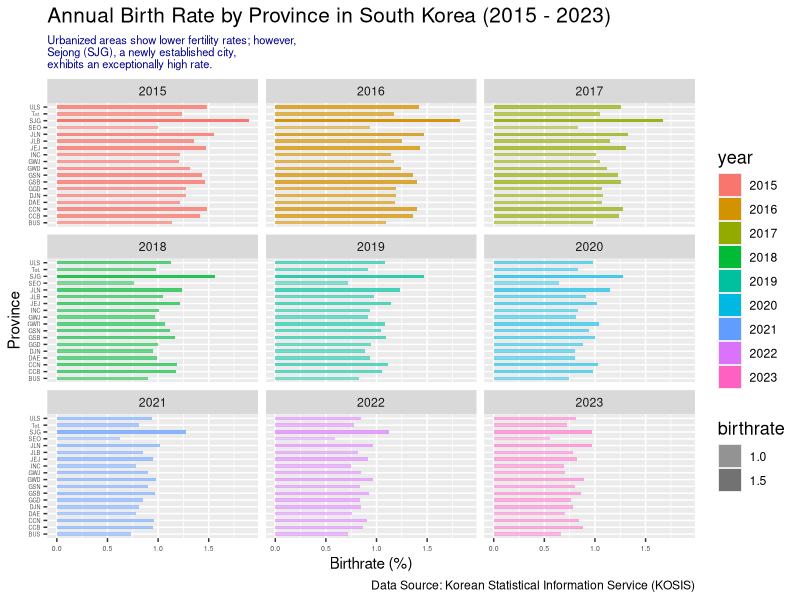
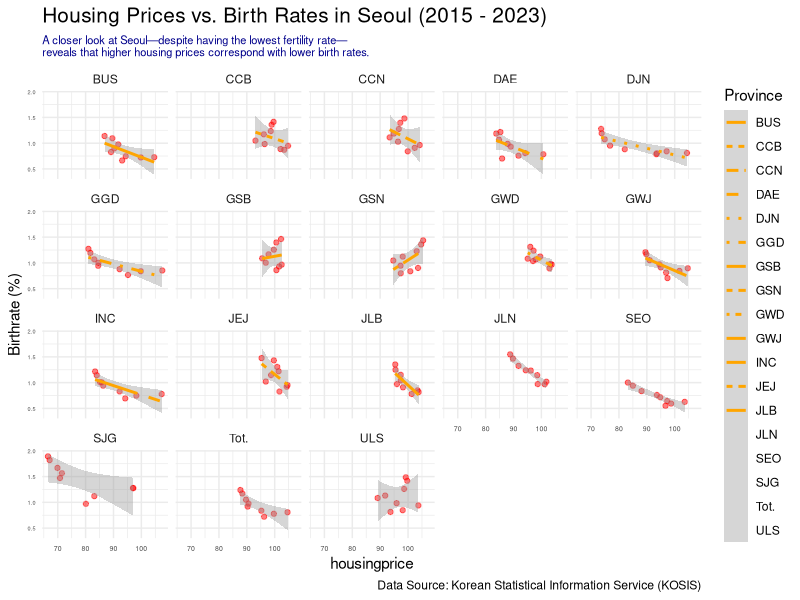
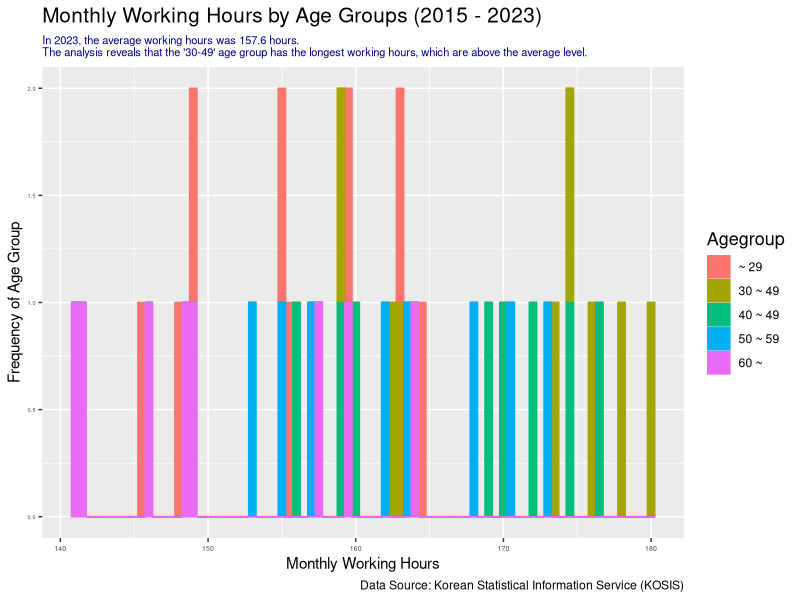
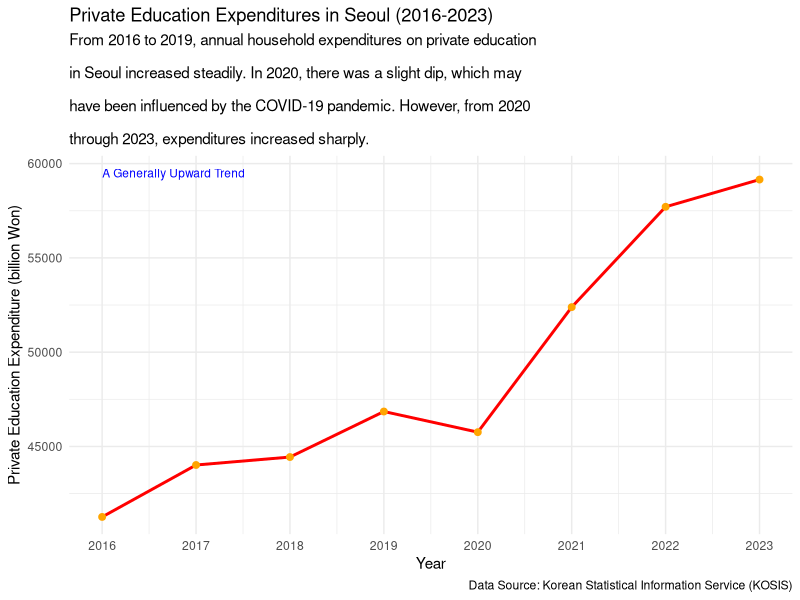

Write R code to recreate these figures, in order.
## ---- chunk 1
# install readxl package to read excel file, if needed
# install.packages("readxl")

library(readxl)

library(tidyverse)

library(ggplot2)

## ---- chunk 2
# First ggplot2 Graph (Bar Chart)

# We used abbreviation of provinces' names, instead of full name. The reason is 
#that the province's names are long.(We added the abbreviation list below the 
#1st Graph output)

# Importing Korean Birth Rate (By Province) Dataset

birthrate <-
  read_xlsx("data/birthrate.xlsx") 

birthrate <- birthrate |>
  pivot_longer(
    cols = starts_with("20"),
    names_to = "year",
    values_to = "birthrate"
  )

# Making a Bar Chart

ggplot(
  birthrate, 
  mapping = aes(x = Province, y = birthrate, fill = year, alpha = birthrate)) +
  facet_wrap(~ year) +
  coord_flip() + 
  geom_col(width = 0.5) +
  scale_alpha_continuous(range = c(0.4, 1)) +  
  labs(title = "Annual Birth Rate by Province in South Korea (2015 - 2023)",
       subtitle = "Urbanized areas show lower fertility rates; however,\nSejong (SJG), a newly established city,\nexhibits an exceptionally high rate.", 
       x = "Province",
       y = "Birthrate (%)",
       caption = 
         "Data Source: Korean Statistical Information Service (KOSIS)") +
  theme(
    plot.title = element_text(size = 15),
    plot.subtitle = element_text(size = 8, color = "Dark Blue"),
    legend.title = element_text(size = 13),
    axis.text.x = element_text(size = 5),
    axis.text.y = element_text(size = 4))
## ---- chunk 3
# Second ggplot2 Graph (Scatterplot)

# Importing Korean Housing Price (By Province) Dataset

housingprice <-
  read_xlsx("data/housingprice.xlsx") 

housingprice <- housingprice |>
  pivot_longer(
    cols = starts_with("20"),
    names_to = "year",
    values_to = "housingprice"
  )

housingprice <- housingprice |>
  mutate(housingprice = as.numeric(housingprice))

# We merged two different datasets into one dataset

scatterplotdata <- full_join(birthrate, housingprice)

# Making a Scatterplot

ggplot(scatterplotdata, aes(x = housingprice, y = birthrate, linetype = Province)) +
  geom_point(alpha = 0.5, color = "red") +
  geom_smooth(method = "lm", color = "orange") +
 facet_wrap(~Province)+ 
  labs(
    title = "Housing Prices vs. Birth Rates in Seoul (2015 - 2023)",
    subtitle = "A closer look at Seoul—despite having the lowest fertility rate—\nreveals that higher housing prices correspond with lower birth rates.", 
    y = "Birthrate (%)", 
    caption = "Data Source: Korean Statistical Information Service (KOSIS)") + 
  theme_minimal() +
  theme(
    plot.title = element_text(size = 15),
    plot.subtitle = element_text(size = 8, color = "Dark Blue"),
    axis.text.x = element_text(size = 5),
    axis.text.y = element_text(size = 4))

## ---- chunk 4
# Third ggplot2 Graph (Histogram)

# Importing Korean Working Hours Dataset (By Age Group)

workhour <- read_xlsx("data/workhour.xlsx")

workhour <- workhour |>
  pivot_longer(
    cols = starts_with("20"),
    names_to = "year",
    values_to = "workhour"
  )

# Making a Histogram

ggplot(workhour, 
       mapping = aes(x = workhour, fill = Agegroup, colour = Agegroup)) +
  geom_histogram(binwidth = 0.5) +
  labs(title = "Monthly Working Hours by Age Groups (2015 - 2023)",
       subtitle = "In 2023, the average working hours was 157.6 hours.\nThe analysis reveals that the '30-49' age group has the longest working hours, which are above the average level.",
       x = "Monthly Working Hours",
       y = "Frequency of Age Group",
       caption = "Data Source: Korean Statistical Information Service (KOSIS)") +
  theme(
    plot.title = element_text(size = 15),
    plot.subtitle = element_text(size = 8, color = "Dark Blue"),
    legend.title = element_text(size = 13),
    axis.text.x = element_text(size = 5),
    axis.text.y = element_text(size = 4))

## ---- chunk 5
# Fourth ggplot2 Graph (Lineplot)

# Importing Seoul's Annual Household Expenditures on Private Education Dataset

seoul_edu <- 
  read_excel("data/seoul_edu.xlsx")

# Due to missing data in year 2015, we use data from 2016 to 2023 in this part.

# Making a Lineplot

ggplot(seoul_edu, aes(x = Year, y = Expenditures)) +
  geom_line(color = "red", size = 1) +
  geom_point(color = "orange", size = 2) +
  scale_x_continuous(breaks = 2016:2023) +
  labs(
    title = "Private Education Expenditures in Seoul (2016-2023)",
    subtitle = "From 2016 to 2019, annual household expenditures on private education\n
in Seoul increased steadily. In 2020, there was a slight dip, which may\n
have been influenced by the COVID-19 pandemic. However, from 2020\n
through 2023, expenditures increased sharply.",
    x = "Year",
    y = "Private Education Expenditure (billion Won)",
    caption = "Data Source: Korean Statistical Information Service (KOSIS)"
  ) +
  annotate('text', x = 2016, y = 59500,
         label = "A Generally Upward Trend",
         hjust = 0, size = 3, color = 'blue') +
   theme_minimal()
